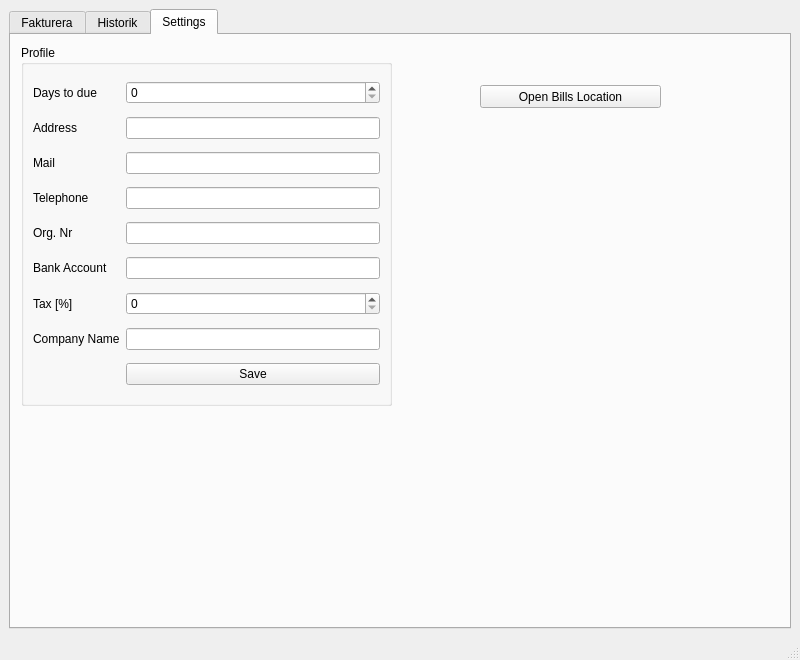
<?xml version="1.0" encoding="UTF-8"?>
<ui version="4.0">
 <class>MainWindow</class>
 <widget class="QMainWindow" name="MainWindow">
  <property name="geometry">
   <rect>
    <x>0</x>
    <y>0</y>
    <width>800</width>
    <height>660</height>
   </rect>
  </property>
  <property name="windowTitle">
   <string>Faktureramera</string>
  </property>
  <widget class="QWidget" name="centralwidget">
   <layout class="QVBoxLayout" name="verticalLayout">
    <item>
     <widget class="QTabWidget" name="tabWidget">
      <property name="currentIndex">
       <number>2</number>
      </property>
      <widget class="QWidget" name="tab">
       <attribute name="title">
        <string>Fakturera</string>
       </attribute>
       <layout class="QVBoxLayout" name="verticalLayout_2">
        <item>
         <widget class="QGroupBox" name="customerGroup">
          <property name="minimumSize">
           <size>
            <width>200</width>
            <height>200</height>
           </size>
          </property>
          <property name="maximumSize">
           <size>
            <width>16777215</width>
            <height>200</height>
           </size>
          </property>
          <property name="title">
           <string>Kund</string>
          </property>
          <layout class="QHBoxLayout" name="horizontalLayout_4">
           <item>
            <layout class="QVBoxLayout" name="verticalLayout_4">
             <item>
              <widget class="QLabel" name="label">
               <property name="maximumSize">
                <size>
                 <width>200</width>
                 <height>16777215</height>
                </size>
               </property>
               <property name="text">
                <string>Kund:</string>
               </property>
              </widget>
             </item>
             <item>
              <widget class="QComboBox" name="customerChooser">
               <property name="minimumSize">
                <size>
                 <width>300</width>
                 <height>0</height>
                </size>
               </property>
              </widget>
             </item>
             <item alignment="Qt::AlignRight">
              <widget class="QPushButton" name="newCustomerButton">
               <property name="maximumSize">
                <size>
                 <width>100</width>
                 <height>16777215</height>
                </size>
               </property>
               <property name="text">
                <string>Ny</string>
               </property>
              </widget>
             </item>
             <item>
              <spacer name="verticalSpacer">
               <property name="orientation">
                <enum>Qt::Vertical</enum>
               </property>
               <property name="sizeHint" stdset="0">
                <size>
                 <width>20</width>
                 <height>40</height>
                </size>
               </property>
              </spacer>
             </item>
             <item>
              <widget class="QGroupBox" name="groupBox_2">
               <property name="title">
                <string/>
               </property>
               <layout class="QHBoxLayout" name="horizontalLayout_5">
                <item>
                 <widget class="QLabel" name="label_2">
                  <property name="text">
                   <string>Referens:</string>
                  </property>
                 </widget>
                </item>
                <item>
                 <widget class="QLineEdit" name="referenceField"/>
                </item>
               </layout>
              </widget>
             </item>
            </layout>
           </item>
           <item>
            <layout class="QVBoxLayout" name="newCustomerLayout">
             <item>
              <spacer name="horizontalSpacer_3">
               <property name="orientation">
                <enum>Qt::Horizontal</enum>
               </property>
               <property name="sizeHint" stdset="0">
                <size>
                 <width>40</width>
                 <height>20</height>
                </size>
               </property>
              </spacer>
             </item>
            </layout>
           </item>
          </layout>
         </widget>
        </item>
        <item>
         <widget class="QGroupBox" name="jobsGroup">
          <property name="title">
           <string>Jobb</string>
          </property>
          <layout class="QHBoxLayout" name="horizontalLayout_3">
           <item>
            <widget class="QScrollArea" name="scrollArea">
             <property name="widgetResizable">
              <bool>true</bool>
             </property>
             <widget class="QWidget" name="scrollAreaWidgetContents">
              <property name="geometry">
               <rect>
                <x>0</x>
                <y>0</y>
                <width>734</width>
                <height>232</height>
               </rect>
              </property>
              <layout class="QVBoxLayout" name="verticalLayout_6">
               <item>
                <layout class="QVBoxLayout" name="jobsLayout"/>
               </item>
              </layout>
             </widget>
            </widget>
           </item>
          </layout>
         </widget>
        </item>
        <item>
         <widget class="QGroupBox" name="groupBox_3">
          <property name="maximumSize">
           <size>
            <width>16777215</width>
            <height>75</height>
           </size>
          </property>
          <property name="title">
           <string/>
          </property>
          <layout class="QHBoxLayout" name="horizontalLayout_2">
           <item>
            <widget class="QPushButton" name="addJobButton">
             <property name="text">
              <string>Nytt jobb</string>
             </property>
            </widget>
           </item>
           <item>
            <widget class="QPushButton" name="removeJobButton">
             <property name="text">
              <string>Ta bort jobb</string>
             </property>
            </widget>
           </item>
           <item>
            <widget class="QPushButton" name="zeroButton">
             <property name="text">
              <string>Nollställ</string>
             </property>
            </widget>
           </item>
           <item>
            <spacer name="horizontalSpacer_2">
             <property name="orientation">
              <enum>Qt::Horizontal</enum>
             </property>
             <property name="sizeHint" stdset="0">
              <size>
               <width>640</width>
               <height>20</height>
              </size>
             </property>
            </spacer>
           </item>
           <item>
            <widget class="QPushButton" name="saveGenerateButton">
             <property name="text">
              <string>Generera</string>
             </property>
            </widget>
           </item>
          </layout>
         </widget>
        </item>
       </layout>
      </widget>
      <widget class="QWidget" name="tab_2">
       <attribute name="title">
        <string>Historik</string>
       </attribute>
       <layout class="QVBoxLayout" name="verticalLayout_3">
        <item>
         <widget class="QTableView" name="tableView">
          <property name="alternatingRowColors">
           <bool>true</bool>
          </property>
          <property name="sortingEnabled">
           <bool>true</bool>
          </property>
         </widget>
        </item>
        <item>
         <widget class="QGroupBox" name="groupBox">
          <layout class="QHBoxLayout" name="horizontalLayout">
           <item>
            <widget class="QPushButton" name="maculateButton">
             <property name="text">
              <string>Makulera</string>
             </property>
            </widget>
           </item>
           <item>
            <widget class="QPushButton" name="editBillButton">
             <property name="text">
              <string>Ändra i faktura</string>
             </property>
            </widget>
           </item>
           <item>
            <spacer name="horizontalSpacer">
             <property name="orientation">
              <enum>Qt::Horizontal</enum>
             </property>
             <property name="sizeHint" stdset="0">
              <size>
               <width>40</width>
               <height>20</height>
              </size>
             </property>
            </spacer>
           </item>
           <item>
            <widget class="QPushButton" name="generateButton">
             <property name="text">
              <string>Generera</string>
             </property>
            </widget>
           </item>
          </layout>
         </widget>
        </item>
       </layout>
      </widget>
      <widget class="QWidget" name="settings_tab">
       <attribute name="title">
        <string>Settings</string>
       </attribute>
       <widget class="QGroupBox" name="groupBox_4">
        <property name="geometry">
         <rect>
          <x>10</x>
          <y>10</y>
          <width>371</width>
          <height>361</height>
         </rect>
        </property>
        <property name="title">
         <string>Profile</string>
        </property>
        <layout class="QGridLayout" name="gridLayout">
         <item row="2" column="0">
          <widget class="QLabel" name="label_5">
           <property name="text">
            <string>Mail</string>
           </property>
          </widget>
         </item>
         <item row="4" column="0">
          <widget class="QLabel" name="label_7">
           <property name="text">
            <string>Org. Nr</string>
           </property>
          </widget>
         </item>
         <item row="6" column="0">
          <widget class="QLabel" name="label_9">
           <property name="text">
            <string>Tax [%]</string>
           </property>
          </widget>
         </item>
         <item row="0" column="0">
          <widget class="QLabel" name="label_3">
           <property name="text">
            <string>Days to due</string>
           </property>
          </widget>
         </item>
         <item row="7" column="1">
          <widget class="QLineEdit" name="company_name_input"/>
         </item>
         <item row="1" column="0">
          <widget class="QLabel" name="label_4">
           <property name="text">
            <string>Address</string>
           </property>
          </widget>
         </item>
         <item row="2" column="1">
          <widget class="QLineEdit" name="mail_input"/>
         </item>
         <item row="3" column="0">
          <widget class="QLabel" name="label_6">
           <property name="text">
            <string>Telephone</string>
           </property>
          </widget>
         </item>
         <item row="1" column="1">
          <widget class="QLineEdit" name="address_input"/>
         </item>
         <item row="5" column="0">
          <widget class="QLabel" name="label_8">
           <property name="text">
            <string>Bank Account</string>
           </property>
          </widget>
         </item>
         <item row="5" column="1">
          <widget class="QLineEdit" name="bank_no_input"/>
         </item>
         <item row="0" column="1">
          <widget class="QSpinBox" name="due_date_input"/>
         </item>
         <item row="4" column="1">
          <widget class="QLineEdit" name="org_nr_input"/>
         </item>
         <item row="7" column="0">
          <widget class="QLabel" name="label_10">
           <property name="text">
            <string>Company Name</string>
           </property>
          </widget>
         </item>
         <item row="6" column="1">
          <widget class="QSpinBox" name="tax_input"/>
         </item>
         <item row="3" column="1">
          <widget class="QLineEdit" name="telephone_input"/>
         </item>
         <item row="8" column="1">
          <widget class="QPushButton" name="save_profile_btn">
           <property name="text">
            <string>Save</string>
           </property>
          </widget>
         </item>
        </layout>
       </widget>
       <widget class="QPushButton" name="open_bills_btn">
        <property name="geometry">
         <rect>
          <x>469</x>
          <y>50</y>
          <width>181</width>
          <height>23</height>
         </rect>
        </property>
        <property name="text">
         <string>Open Bills Location</string>
        </property>
       </widget>
      </widget>
     </widget>
    </item>
   </layout>
  </widget>
  <widget class="QMenuBar" name="menubar">
   <property name="geometry">
    <rect>
     <x>0</x>
     <y>0</y>
     <width>800</width>
     <height>20</height>
    </rect>
   </property>
  </widget>
  <widget class="QStatusBar" name="statusbar"/>
 </widget>
 <resources/>
 <connections/>
</ui>
